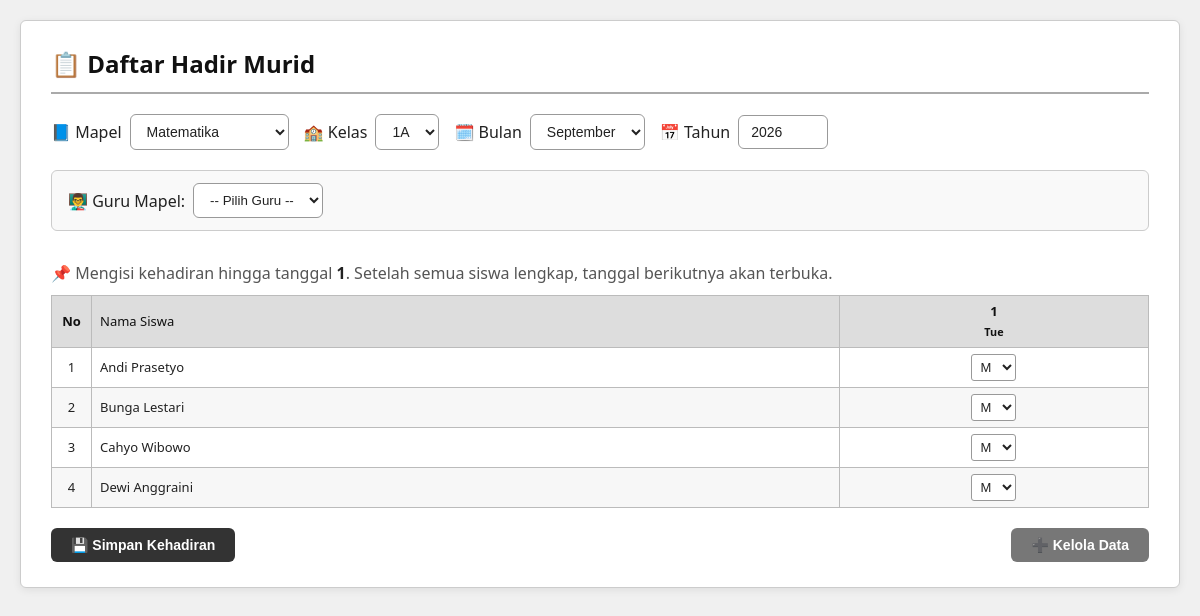
The page / on the database its author committed.
### tables this page shows
CREATE TABLE siswa (
            id INTEGER PRIMARY KEY AUTOINCREMENT,
            nama TEXT NOT NULL,
            kelas_id INTEGER,
            FOREIGN KEY (kelas_id) REFERENCES kelas(id)
        );

### index.php (called while the page is built, shortened)
<?php
require_once __DIR__ . '/app/models/Database.php';
require_once __DIR__ . '/app/controllers/HomeController.php';
$controller = new HomeController();
$action = $_GET['action'] ?? 'index';
$controller->handleRequest($action);

### app/models/Database.php (called while the page is built, shortened)
<?php
class Database {
    private static $instance = null;
    private $pdo;
    private function __construct() {
        $dbFile = 'absensi.db';
        $this->pdo = new PDO("sqlite:$dbFile");
        $this->pdo->setAttribute(PDO::ATTR_ERRMODE, PDO::ERRMODE_EXCEPTION);
        $this->initTables();
        $this->migrate();
    }
    public static function getInstance() {
        if (self::$instance === null) {
            self::$instance = new self();
        }
        return self::$instance;
    }
    public function getConnection() {
        return $this->pdo;
    }
    private function initTables() {
        $this->pdo->exec("CREATE TABLE IF NOT EXISTS mapel (
            id INTEGER PRIMARY KEY AUTOINCREMENT,
            nama TEXT NOT NULL
        )");
        $this->pdo->exec("CREATE TABLE IF NOT EXISTS guru (
            id INTEGER PRIMARY KEY AUTOINCREMENT,
            nama TEXT NOT NULL,
            mapel_id INTEGER,
            FOREIGN KEY (mapel_id) REFERENCES mapel(id)
        )");
        $this->pdo->exec("CREATE TABLE IF NOT EXISTS kelas (
            id INTEGER PRIMARY KEY AUTOINCREMENT,
            nama TEXT NOT NULL UNIQUE
        )");
        $this->pdo->exec("CREATE TABLE IF NOT EXISTS siswa (
            id INTEGER PRIMARY KEY AUTOINCREMENT,
            nama TEXT NOT NULL,
            kelas_id INTEGER,
            FOREIGN KEY (kelas_id) REFERENCES kelas(id)
        )");
        $this->pdo->exec("CREATE TABLE IF NOT EXISTS presensi (
            id INTEGER PRIMARY KEY AUTOINCREMENT,
            siswa_id INTEGER NOT NULL,
            mapel_id INTEGER NOT NULL,
            guru_id INTEGER,
            tanggal TEXT NOT NULL,
            status TEXT CHECK(status IN ('Masuk','Izin','Alpha')) NOT NULL DEFAULT 'Masuk',
            alasan TEXT,
            UNIQUE(siswa_id, mapel_id, tanggal)
        )");
        $cek = $this->pdo->query("SELECT COUNT(*) FROM mapel")->fetchColumn();
    }
    private function migrate() {
        $columns = $this->getColumns('siswa');
    }
    private function getColumns($table) {
        $columns = [];
        $rows = $this->pdo->query("PRAGMA table_info($table)")->fetchAll(PDO::FETCH_ASSOC);
        foreach ($rows as $row) {
            $columns[] = $row['name'];
        }
        return $columns;
    }
}

### app/models/MapelModel.php (called while the page is built, shortened)
<?php
class MapelModel {
    private $db;
    public function __construct() {
        $this->db = Database::getInstance()->getConnection();
    }
    public function getAll() {
        $stmt = $this->db->query("SELECT * FROM mapel");
        return $stmt->fetchAll(PDO::FETCH_ASSOC);
    }
}

### app/models/KelasModel.php (called while the page is built, shortened)
<?php
class KelasModel {
    private $db;
    public function __construct() {
        $this->db = Database::getInstance()->getConnection();
    }
    public function getAll() {
        $stmt = $this->db->query("SELECT * FROM kelas ORDER BY nama");
        return $stmt->fetchAll(PDO::FETCH_ASSOC);
    }
}

### app/models/SiswaModel.php (called while the page is built, shortened)
<?php
class SiswaModel {
    private $db;
    public function __construct() {
        $this->db = Database::getInstance()->getConnection();
    }
    public function getByKelas($kelas_id) {
        $stmt = $this->db->prepare("SELECT s.id, s.nama, s.kelas_id, k.nama as kelas_nama
                                    FROM siswa s
                                    LEFT JOIN kelas k ON s.kelas_id = k.id
                                    WHERE s.kelas_id = ?
                                    ORDER BY s.id");
        $stmt->execute([$kelas_id]);
        return $stmt->fetchAll(PDO::FETCH_ASSOC);
    }
}

### app/models/PresensiModel.php (called while the page is built, shortened)
<?php
class PresensiModel {
    private $db;
    public function __construct() {
        $this->db = Database::getInstance()->getConnection();
    }
    public function getPresensiByMapelBulanSiswa($mapel_id, $tahun, $bulan, $siswa_ids = []) {
        $start = "$tahun-$bulan-01";
        $end = "$tahun-$bulan-" . cal_days_in_month(CAL_GREGORIAN, $bulan, $tahun);
        $placeholders = implode(',', array_fill(0, count($siswa_ids), '?'));
        $sql = "SELECT * FROM presensi
                WHERE mapel_id = ? AND tanggal BETWEEN ? AND ?
                AND siswa_id IN ($placeholders)";
        $stmt = $this->db->prepare($sql);
        $params = array_merge([$mapel_id, $start, $end], $siswa_ids);
        $stmt->execute($params);
        $data = [];
        return $data;
    }
}

### app/views/home.php (the view, shortened to what this page needs)
<!DOCTYPE html>
<html lang="id">
<head>
    <link rel="stylesheet" href="style.css">
</head>
<body>
<div class="container">
    <h2>📋 Daftar Hadir Murid</h2>
    <form method="get" class="header-form" id="filter-form">
        <label>📘 Mapel
            <select name="mapel_id" onchange="document.getElementById('filter-form').submit()">
                <?php foreach ($mapel as $m): ?>
                    <option value="<?= $m['id'] ?>" <?= $m['id'] == $mapel_id ? 'selected' : '' ?>>
                        <?= htmlspecialchars($m['nama']) ?>
                    </option>
                <?php endforeach; ?>
            </select>
        </label>
        <label>🏫 Kelas
            <select name="kelas_id" onchange="document.getElementById('filter-form').submit()">
                <?php foreach ($kelas_list as $k): ?>
                    <option value="<?= $k['id'] ?>" <?= $k['id'] == $kelas_display ? 'selected' : '' ?>>
                        <?= htmlspecialchars($k['nama']) ?>
                    </option>
                <?php endforeach; ?>
            </select>
        </label>
        <label>🗓️ Bulan
            <select name="bulan" onchange="document.getElementById('filter-form').submit()">
                <?php for ($i = 1; $i <= 12; $i++):
                    $val = str_pad($i, 2, '0', STR_PAD_LEFT);
                ?>
                    <option value="<?= $val ?>" <?= $bulan == $val ? 'selected' : '' ?>>
                        <?= date('F', mktime(0, 0, 0, $i, 1)) ?>
                    </option>
                <?php endfor; ?>
            </select>
        </label>
        <label>📅 Tahun
            <input type="number" name="tahun" value="<?= $tahun ?>" style="width:90px"
                   onchange="document.getElementById('filter-form').submit()">
        </label>
    </form>
    <form method="post" action="index.php?action=simpan" id="form-simpan">
        <div class="info-bar">
            <label>👨‍🏫 Guru Mapel:
                <select name="guru_id">
                    <option value="">-- Pilih Guru --</option>
                </select>
            </label>
        </div>
        <div class="table-wrapper">
            <?php if ($jml_siswa == 0): ?>
                <p class="empty-message">Tidak ada siswa terdaftar di kelas ini. Silakan tambahkan siswa.</p>
            <?php elseif ($tampil_sampai == 0): ?>
                <p class="empty-message">Belum ada hari yang bisa diisi.</p>
            <?php else: ?>
                <p class="progress-info">
                    📌 Mengisi kehadiran hingga tanggal <strong><?= $tampil_sampai ?></strong>.
                    <?= $tampil_sampai < $jml_hari ? 'Setelah semua siswa lengkap, tanggal berikutnya akan terbuka.' : 'Semua tanggal sudah lengkap.' ?>
                </p>
                <table>
                    <thead>
                        <tr>
                            <th class="col-no">No</th>
                            <th class="col-nama">Nama Siswa</th>
                            <?php for ($tgl = 1; $tgl <= $tampil_sampai; $tgl++):
                                $hari = date('D', strtotime("$tahun-$bulan-$tgl"));
                            ?>
                                <th><?= $tgl ?><br><small><?= $hari ?></small></th>
                            <?php endfor; ?>
                        </tr>
                    </thead>
                    <tbody>
                        <?php $no = 1; foreach ($siswa as $s): ?>
                            <tr>
                                <td><?= $no++ ?></td>
                                <td class="col-nama"><?= htmlspecialchars($s['nama']) ?></td>
                                <?php for ($tgl = 1; $tgl <= $tampil_sampai; $tgl++):
                                    $tgl_str = sprintf('%04d-%02d-%02d', $tahun, $bulan, $tgl);
                                    $presensi = $presensi_data[$s['id']][$tgl_str] ?? null;
                                    $status = $presensi ? $presensi['status'] : 'Masuk';
                                ?>
                                    <td>
                                        <select name="status[<?= $s['id'] ?>][<?= $tgl_str ?>]"
                                                onchange="toggleAlasan(this, 'alasan_<?= $s['id'] ?>_<?= $tgl_str ?>')">
                                            <option value="Masuk" <?= $status == 'Masuk' ? 'selected' : '' ?>>M</option>
                                        </select>
                                    </td>
                                <?php endfor; ?>
                            </tr>
                        <?php endforeach; ?>
                    </tbody>
                </table>
            <?php endif; ?>
        </div>
        <div class="action-buttons">
            <button type="submit" class="btn btn-primary" id="btn-simpan">💾 Simpan Kehadiran</button>
            <button type="button" class="btn btn-secondary" onclick="openModal()">➕ Kelola Data</button>
        </div>
    </form>
</div>
</body>
</html>

### app/controllers/HomeController.php (shortened to what this page needs)
<?php
require_once __DIR__ . '/../models/MapelModel.php';
require_once __DIR__ . '/../models/SiswaModel.php';
require_once __DIR__ . '/../models/PresensiModel.php';
require_once __DIR__ . '/../models/KelasModel.php';
class HomeController {
    private $mapelModel;
    private $siswaModel;
    private $presensiModel;
    private $kelasModel;
    public function __construct() {
        $this->mapelModel = new MapelModel();
        $this->siswaModel = new SiswaModel();
        $this->presensiModel = new PresensiModel();
        $this->kelasModel = new KelasModel();
    }
    public function handleRequest($action) {
        switch ($action) {
            default:
                $this->index();
                break;
        }
    }
    public function index() {
        $bulan = $_GET['bulan'] ?? date('m');
        $tahun = $_GET['tahun'] ?? date('Y');
        $mapel_id = $_GET['mapel_id'] ?? 1;
        $kelas_id = $_GET['kelas_id'] ?? null;
        $kelas_list = $this->kelasModel->getAll();
        if ($kelas_id === null || !in_array($kelas_id, array_column($kelas_list, 'id'))) {
            $kelas_id = $_SESSION['kelas_display'] ?? $kelas_list[0]['id'];
        }
        $mapel = $this->mapelModel->getAll();
        $siswa = $this->siswaModel->getByKelas($kelas_id);
        $jml_siswa = count($siswa);
        $jml_hari  = cal_days_in_month(CAL_GREGORIAN, $bulan, $tahun);
        $siswa_ids = array_column($siswa, 'id');
        $presensi_data = $this->presensiModel->getPresensiByMapelBulanSiswa($mapel_id, $tahun, $bulan, $siswa_ids);
        $tampil_sampai = 0;
        if ($jml_siswa > 0) {
            for ($tgl = 1; $tgl <= $jml_hari; $tgl++) {
                $count = 0;
                if ($count < $jml_siswa) {
                    $tampil_sampai = $tgl;
                    break;
                }
            }
        }
        $kelas_display = $kelas_id;
        require_once __DIR__ . '/../views/home.php';
    }
}

### style.css (style rules this page uses)
:root { --color-bg: #f0f0f0; --color-surface: #ffffff; --color-border: #cccccc; --color-border-dark: #999999; --color-text: #222222; --color-text-light: #555555; --color-primary: #333333; --color-primary-hover: #000000; --color-secondary: #777777; --color-secondary-hover: #555555; --color-danger: #dc3545; --color-danger-hover: #c82333; --radius: 6px; --shadow-sm: 0 1px 3px rgba(0,0,0,0.05); --shadow-md: 0 2px 8px rgba(0,0,0,0.08); --transition: 0.2s ease; }
* { box-sizing: border-box; margin: 0; padding: 0; }
body { font-family: 'Segoe UI', Tahoma, Geneva, Verdana, sans-serif; background: var(--color-bg); color: var(--color-text); padding: 20px; line-height: 1.5; }
.container { max-width: 1300px; margin: 0 auto; background: var(--color-surface); border: 1px solid var(--color-border); border-radius: var(--radius); padding: 25px 30px; box-shadow: var(--shadow-md); }
h2 { margin-bottom: 20px; font-weight: 600; color: #111; border-bottom: 2px solid #aaa; padding-bottom: 10px; }
.header-form { display: flex; flex-wrap: wrap; gap: 15px; align-items: center; margin-bottom: 20px; }
.header-form label { display: flex; align-items: center; gap: 8px; font-weight: 500; color: var(--color-text); }
.header-form select, .header-form input { padding: 8px 12px; border: 1px solid var(--color-border-dark); border-radius: var(--radius); background: #fff; font-size: 14px; color: var(--color-text); transition: border-color var(--transition), box-shadow var(--transition); }
.info-bar { display: flex; flex-wrap: wrap; gap: 20px; margin-bottom: 20px; padding: 12px 16px; background: #f9f9f9; border: 1px solid var(--color-border); border-radius: var(--radius); }
.info-bar label { display: flex; align-items: center; gap: 8px; font-weight: 500; }
.info-bar select { padding: 8px 12px; border: 1px solid var(--color-border-dark); border-radius: var(--radius); background: #fff; color: var(--color-text); transition: border-color var(--transition); }
.table-wrapper { overflow-x: auto; margin-bottom: 20px; }
table { border-collapse: collapse; width: 100%; min-width: 900px; font-size: 13px; white-space: nowrap; }
th, td { border: 1px solid #bbb; padding: 6px 8px; text-align: center; vertical-align: middle; }
thead th { background: #ddd; font-weight: 600; color: #111; position: sticky; top: 0; z-index: 1; }
tbody tr:nth-child(even) { background-color: #f7f7f7; }
.col-no { width: 40px; }
.col-nama { text-align: left; min-width: 150px; font-weight: 500; }
td select { padding: 4px; border: 1px solid var(--color-border-dark); border-radius: 3px; font-size: 13px; background: #fff; width: 45px; color: var(--color-text); }
.empty-message, .progress-info { padding: 10px 0; color: var(--color-text-light); }
.progress-info strong { color: var(--color-text); }
.btn { display: inline-block; padding: 9px 20px; border: none; border-radius: var(--radius); cursor: pointer; font-weight: 600; font-size: 14px; transition: background var(--transition), opacity var(--transition); text-decoration: none; color: #fff; }
.btn-primary { background: var(--color-primary); }
.btn-secondary { background: var(--color-secondary); }
.action-buttons { display: flex; justify-content: space-between; align-items: center; margin-top: 10px; }

### rows shown on the page
siswa: nama "Andi Prasetyo", id "M"
siswa: nama "Bunga Lestari", id "M"
siswa: nama "Cahyo Wibowo", id "M"
siswa: nama "Dewi Anggraini", id "M"

### other values the page prints
$tampil_sampai "1"
$hari "Tue"
form field mapel_id "Matematika"
form field kelas_id "1A"
form field bulan "September"
